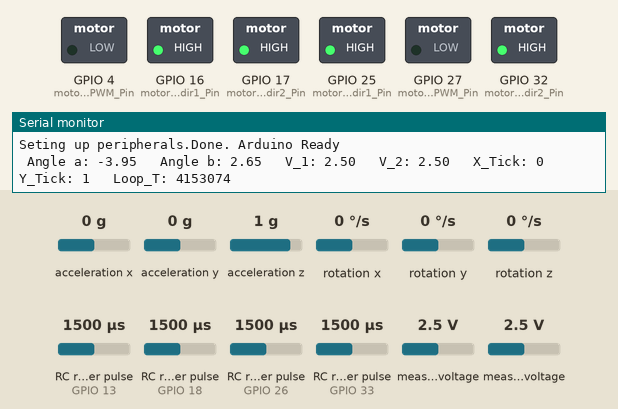
Simulated run of this sketch. Board: ESP32. Shown: switched loads named in the sketch (green lamp = pin HIGH), the last lines printed to the serial monitor. Wiring (inferred from the names in the program): 4 × RC receiver channel: data GPIO 13 / data GPIO 18 / data GPIO 26 / data GPIO 33; ADS1015 converter at I2C address 0x48; MPU-6050 motion sensor at I2C address 0x68. Inputs (shaded band) come from the test bench; at power-on: acceleration x 0 g, acceleration z 1 g, RC receiver pulse (sensors on GPIO 26, GPIO 13, GPIO 18, GPIO 33) 1500 µs, acceleration y 0 g, rotation x 0 °/s, rotation y 0 °/s, rotation z 0 °/s, measured voltage 2.5 V.

Above: at 4.2 s.
5.4 s: acceleration x set to -0.8 g
At 6.3 s:
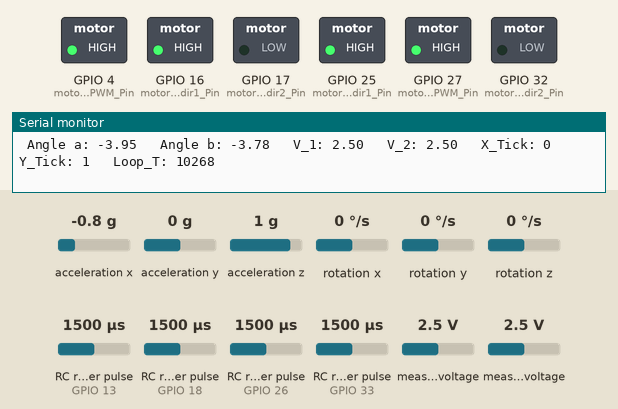
7.9 s: acceleration z set to 0.1 g
At 10.8 s:
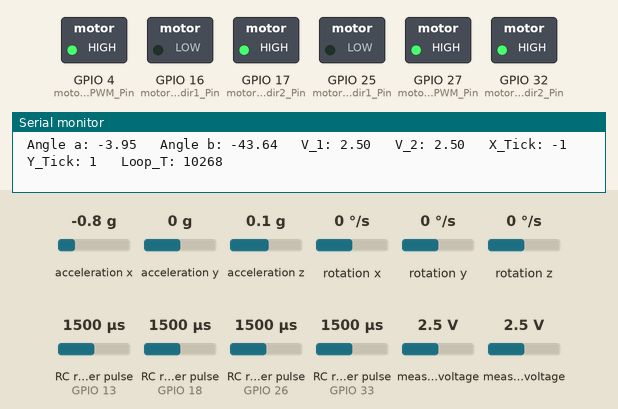
10.9 s: acceleration z set to -0.2 g
13.9 s: RC receiver pulse (sensor on GPIO 26) set to 1020 µs
16.9 s: acceleration y set to -0.8 g
Timing chart, 0 to 20.9 s (numbered marks = the images above; inputs shaded):
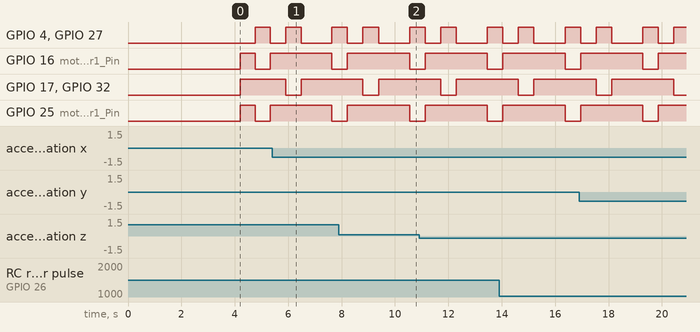

The sketch:

main.ino
```cpp
#include <Wire.h>

#define M_PI 3.14159265359
#define dt 0.01 // 10 ms sample rate!
#define SIZEFILT 21
#define LOOPTIME 10000
uint32_t timer0;

// Test variables
uint8_t stopTest = 0;
uint8_t testCycle = 0;
uint32_t timer1;

// Pin definitions
// Inputs
const uint8_t scl = SCL; // SDA and SCL pins for I2C communication
const uint8_t sda = SDA;
const uint8_t encdr_X_channel_A_Pin = 18; // Encoder imputs
const uint8_t encdr_X_channel_B_Pin = 26;
const uint8_t encdr_Y_channel_A_Pin = 33;
const uint8_t encdr_Y_channel_B_Pin = 13;
// Outputs
const uint8_t motor_Y_PWM_Pin  =  4;
const uint8_t motor_Y_dir1_Pin = 16;
const uint8_t motor_Y_dir2_Pin = 17;
const uint8_t motor_X_PWM_Pin  = 27;
const uint8_t motor_X_dir1_Pin = 25;
const uint8_t motor_X_dir2_Pin = 32;

// AS5040 Encoder variables
int32_t encdr_X_tick = 0;
int32_t encdr_Y_tick = 0;
float sensorValuesA[SIZEFILT];
float sensorValuesB[SIZEFILT];

// Accelerometer configuration values
#define ACCELEROMETER_SENSITIVITY 16384.0
#define GYROSCOPE_SENSITIVITY 65.131
int16_t AccelX, AccelY, AccelZ, Temperature, GyroX, GyroY, GyroZ;
short accelData[3];
short gyroData[3];
float x_Angle;
float y_Angle;
float x_Offset = 3.95;
float y_Offset = -2.65;

// Info pulled from the MPU6050 datasheet
const uint8_t MPU6050SlaveAddress = 0x68;         // MPU6050 Slave Device Address
const uint8_t MPU6050_REGISTER_SMPLRT_DIV = 0x19; // MPU6050 few configuration register addresses
const uint8_t MPU6050_REGISTER_USER_CTRL = 0x6A;
const uint8_t MPU6050_REGISTER_PWR_MGMT_1 = 0x6B;
const uint8_t MPU6050_REGISTER_PWR_MGMT_2 = 0x6C;
const uint8_t MPU6050_REGISTER_CONFIG = 0x1A;
const uint8_t MPU6050_REGISTER_GYRO_CONFIG = 0x1B;
const uint8_t MPU6050_REGISTER_ACCEL_CONFIG = 0x1C;
const uint8_t MPU6050_REGISTER_FIFO_EN = 0x23;
const uint8_t MPU6050_REGISTER_INT_ENABLE = 0x38;
const uint8_t MPU6050_REGISTER_ACCEL_XOUT_H = 0x3B;
const uint8_t MPU6050_REGISTER_SIGNAL_PATH_RESET = 0x68;

// PWM variables
const int32_t x_PWM_Channel0 = 0;
const int32_t y_PWM_Channel1 = 1;


// ADC configuration values
uint32_t m_conversionDelay = 5; // 8ms for conversion time
int16_t adc2, adc3;
float volts_Sensor_x;
float volts_Sensor_y;
// Info pulled from ADC1015 datasheet
const uint8_t ADS1015SlaveAddress = 0x48; // ADS1015 Slave Device Address
const uint8_t ADS1015_REG_POINTER_CONVERT = 0x00;
const uint8_t ADS1015_REG_POINTER_CONFIG = 0x01;
/*
    config mask = OS(1) MUX(3) PGA(3) MODE(1) DR(3) COMP_MODE(1) COMP_POL(1) COMP_LATCH(1) COMP_QUE(2)

    Config mask used is [1 100 000 1 100 0 0 0 11] = 0xC183 for channel 0
    Config mask used is [1 101 000 1 100 0 0 0 11] = 0xD183 for channel 1
    Config mask used is [1 110 000 1 100 0 0 0 11] = 0xE183 for channel 2
    Config mask used is [1 111 000 1 100 0 0 0 11] = 0xF183 for channel 3

    OS:         Operation Status
                    When writing:
                    0 : No effect
                    1 : Start a single conversion (when in power-down state)
                    When reading:
                    0 : Device is currently performing a conversion
                    1 : Device is not currently performing a conversion
    MUX:        Channel choice
                    100 for channel 0 to GND
                    101 for channel 1 to GND
                    110 for channel 2 to GND
                    111 for channel 3 to GND
                    there are more options...
    PGA:        Programmable gain amplifier
                    000 = +- 6.144V Range
                    001 = +- 4.096V Range
                    010 = +- 2.048V Range
                    011 = +- 1.024V Range
                    100 = +- 0.512V Range
                    101 = +- 0.256V Range
                    110 = +- 0.256V Range
                    111 = +- 0.256V Range
    MODE:       Device operating mode
                    0 = Continous   conversion
                    1 = Single shot conversion
    DR:         Data rate
                    000 : 8 SPS
                    001 : 16 SPS
                    010 : 32 SPS
                    011 : 64 SPS
                    100 : 128 SPS (default)
                    101 : 250 SPS
                    110 : 475 SPS
                    111 : 860 SPS
    COMP_MODE:  Comparator mode
                    0 : Traditional comparator
                    1 : Window comparator
    COMP_POL:   Comparator polarity
                    0 : Active low (default)
                    1 : Active high
    COMP_LATCH: Latching comparator
                    0 : Nonlatching comparator (default).
                    1 : Latching comparator
    COMP_QUE:   Comparator queue and disable
                    00 : Assert after one conversion
                    01 : Assert after two conversions
                    10 : Assert after four conversions
                    11 : Disable comparator and set ALERT/RDY pin to high-impedance (default)
*/

// The IRAM_ATTR atribute is to store the function in ram so its faster
void IRAM_ATTR encdr_X_channel_A_InterruptHandler();
void IRAM_ATTR encdr_X_channel_B_InterruptHandler();
void IRAM_ATTR encdr_Y_channel_A_InterruptHandler();
void IRAM_ATTR encdr_Y_channel_B_InterruptHandler();
void I2C_Write(uint8_t deviceAddress, uint8_t regAddress, uint8_t data);
static uint16_t readRegister(uint8_t i2cAddress, uint8_t reg);
void ComplementaryFilter(short accData[3], short gyrData[3], float *pitch, float *roll);
float modeFilter(float val, float *vec);
int16_t get_ADS115_Channel(uint8_t channel);
void MPU6050_Init();
void Read_RawValue(uint8_t deviceAddress, uint8_t regAddress);
void printDouble( double val, unsigned int precision);
void MatlabSendDouble(double val);
void MatlabSendInt(int32_t val);
uint8_t motorSignal(uint8_t motor,int32_t controlSignal);

/* GENERAL SETUP */
void setup()
{
  // Safety wait
  delay(3000);
  // Start the serial protocol
  Serial.begin(9600);
  Serial.print("Seting up peripherals.");
  // We declare the ecoder pins as inputs
  pinMode(encdr_X_channel_A_Pin, INPUT);
  pinMode(encdr_X_channel_B_Pin, INPUT);
  pinMode(encdr_Y_channel_A_Pin, INPUT);
  pinMode(encdr_Y_channel_B_Pin, INPUT);
  // We declare the motor pins as Outputs
  pinMode(motor_X_dir1_Pin,OUTPUT);
  pinMode(motor_X_dir2_Pin,OUTPUT);
  pinMode(motor_Y_dir1_Pin,OUTPUT);
  pinMode(motor_Y_dir2_Pin,OUTPUT);
  pinMode(motor_X_PWM_Pin,OUTPUT);
  pinMode(motor_Y_PWM_Pin,OUTPUT);
  // We setup the pwm channels
  ledcSetup(x_PWM_Channel0, 20000, 16);
  ledcSetup(y_PWM_Channel1, 20000, 16);
  // We attach the motor pwm pins to each channel
  ledcAttachPin(motor_X_PWM_Pin,x_PWM_Channel0);
  ledcAttachPin(motor_Y_PWM_Pin,y_PWM_Channel1);
  // We attach encoder pins to their interrupt handlers
  attachInterrupt(digitalPinToInterrupt(encdr_X_channel_A_Pin), encdr_X_channel_A_InterruptHandler, CHANGE);
  attachInterrupt(digitalPinToInterrupt(encdr_X_channel_B_Pin), encdr_X_channel_B_InterruptHandler, CHANGE);
  attachInterrupt(digitalPinToInterrupt(encdr_Y_channel_A_Pin), encdr_Y_channel_A_InterruptHandler, CHANGE);
  attachInterrupt(digitalPinToInterrupt(encdr_Y_channel_B_Pin), encdr_Y_channel_B_InterruptHandler, CHANGE);
  // We start the I2C wire interface
  Wire.begin(sda, scl);
  // We initialize the MPU6050
  MPU6050_Init();
  // Send a Arduino Ready
  Serial.println("Done. Arduino Ready");
  // Small 1s pause before start
  delay(1000);
}

/* MAIN LOOP */
void loop()
{
  // If the indicated time in ms has elapsed we execute a cycle
  if (micros() - timer0 > LOOPTIME) // 20 ms time sample
  {
    uint32_t loopTime = micros() - timer0;
    /* ############### Read Sensors ############### */

    // From accelerometer
    Read_RawValue(MPU6050SlaveAddress, MPU6050_REGISTER_ACCEL_XOUT_H);
    accelData[0] = AccelX;
    accelData[1] = AccelY;
    accelData[2] = AccelZ;
    gyroData[0] = GyroX;
    gyroData[1] = GyroY;
    gyroData[2] = GyroZ;

    // From ADC (Current sensors)
    adc2 = get_ADS115_Channel(2);
    adc3 = get_ADS115_Channel(3);

    /* ############### Process data ############### */

    // Filering raw angle data from accelerometer
    ComplementaryFilter(accelData, gyroData, &x_Angle, &y_Angle);

    // Calculate Voltage from ADC
    volts_Sensor_x = (float)(12.288/65536)*adc2;
    volts_Sensor_y = (float)(12.288/65536)*adc3;

    /* ############### Display data ############### */

    Serial.print(" Angle a: ");
    Serial.print(x_Angle - x_Offset);
    Serial.print(" \tAngle b: ");
    Serial.print(y_Angle - y_Offset);
    Serial.print(" \tV_1: ");
    Serial.print(volts_Sensor_x);
    Serial.print(" \tV_2: ");
    Serial.print(volts_Sensor_y);
    Serial.print(" \tX_Tick: ");
    Serial.print(encdr_X_tick);
    Serial.print(" \tY_Tick: ");
    Serial.print(encdr_Y_tick);
    Serial.print(" \tLoop_T: ");
    Serial.println(loopTime);

    // Restart the timer
    timer0 = micros();
  }
  if(micros()-timer1 > 500000 && stopTest == 0) // 1 second
  {
    timer1 = micros();
    switch(testCycle){
      case 0:
      motorSignal(0,0);
      motorSignal(1,0);
      break;
      case 1:
      motorSignal(1,10000);
      motorSignal(0,10000);
      break;
      case 2:
      motorSignal(1,0);
      motorSignal(0,0);
      break;
      case 3:
      motorSignal(1,-10000);
      motorSignal(0,-10000);
      break;
      case 4:
      motorSignal(1,0);
      motorSignal(0,0);
      break;
    }
    testCycle++;
    if(testCycle == 5){
      stopTest = 0;
      testCycle = 0;
    }
  }

}

/* FOR WRITING DATA TO I2C LINES */
void I2C_Write(uint8_t deviceAddress, uint8_t regAddress, uint8_t data)
{
  Wire.beginTransmission(deviceAddress);
  Wire.write(regAddress);
  Wire.write(data);
  Wire.endTransmission();
}

/* READ ALL 14 REGISTERS FROM MPU6050 */
void Read_RawValue(uint8_t deviceAddress, uint8_t regAddress)
{
  Wire.beginTransmission(deviceAddress);
  Wire.write(regAddress);
  Wire.endTransmission();
  Wire.requestFrom(deviceAddress, (uint8_t)14);
  AccelX = (((int16_t)Wire.read() << 8) | Wire.read());
  AccelY = (((int16_t)Wire.read() << 8) | Wire.read());
  AccelZ = (((int16_t)Wire.read() << 8) | Wire.read());
  Temperature = (((int16_t)Wire.read() << 8) | Wire.read());
  GyroX = (((int16_t)Wire.read() << 8) | Wire.read());
  GyroY = (((int16_t)Wire.read() << 8) | Wire.read());
  GyroZ = (((int16_t)Wire.read() << 8) | Wire.read());
}

/* CONFIGURATION FOR MPU6050 */
void MPU6050_Init()
{
  delay(150);
  I2C_Write(MPU6050SlaveAddress, MPU6050_REGISTER_SMPLRT_DIV, 0x07);
  I2C_Write(MPU6050SlaveAddress, MPU6050_REGISTER_PWR_MGMT_1, 0x01);
  I2C_Write(MPU6050SlaveAddress, MPU6050_REGISTER_PWR_MGMT_2, 0x00);
  I2C_Write(MPU6050SlaveAddress, MPU6050_REGISTER_CONFIG, 0x00);
  I2C_Write(MPU6050SlaveAddress, MPU6050_REGISTER_GYRO_CONFIG, 0x00);  //set +/-250 degree/second full scale
  I2C_Write(MPU6050SlaveAddress, MPU6050_REGISTER_ACCEL_CONFIG, 0x00); // set +/- 2g full scale
  I2C_Write(MPU6050SlaveAddress, MPU6050_REGISTER_FIFO_EN, 0x00);
  I2C_Write(MPU6050SlaveAddress, MPU6050_REGISTER_INT_ENABLE, 0x01);
  I2C_Write(MPU6050SlaveAddress, MPU6050_REGISTER_SIGNAL_PATH_RESET, 0x00);
  I2C_Write(MPU6050SlaveAddress, MPU6050_REGISTER_USER_CTRL, 0x00);
}

/* ADS1015 CONFIGURATION AND COMUNICATION FOR READING A ADC CHANNEL */
int16_t get_ADS115_Channel(uint8_t channel)
{
  uint16_t config = 0;
  switch (channel)
  {
  case 2:
    config = 0xE183; // Pulled form the datasheet
    break;
  case 3:
    config = 0xF183; // Pulled form the datasheet
    break;
  default:
    return -1;
    break;
  }

  // Ask for conversion
  Wire.beginTransmission(ADS1015SlaveAddress);     // We write a byte with the slave address
  Wire.write((uint8_t)ADS1015_REG_POINTER_CONFIG); // We write a byte with the address of the config register
  Wire.write((uint8_t)(config >> 8));              // We write the last  bytes
  Wire.write((uint8_t)(config & 0xFF));            // We write the first byte
  Wire.endTransmission();

  // We wait a litle for the conversion to take place
  delay(m_conversionDelay);

  // Retrieve conversion
  return readRegister(ADS1015SlaveAddress, ADS1015_REG_POINTER_CONVERT) >> 0;
}

/* READS A REGISTER ON THE I2C LINE */
static uint16_t readRegister(uint8_t i2cAddress, uint8_t reg)
{
  Wire.beginTransmission(i2cAddress);
  Wire.write((uint8_t)reg);
  Wire.endTransmission();
  Wire.requestFrom(i2cAddress, (uint8_t)2);
  return ((Wire.read() << 8) | Wire.read());
}

/* COMPLEMETARY FILTER FOR ANGLE ESTIMATION ON x_ AND BETA ANGLES */
void ComplementaryFilter(short accData[3], short gyrData[3], float *pitch, float *roll)
{
  float pitchAcc, rollAcc;

  // Integrate the gyroscope data -> int(angularSpeed) = angle
  *pitch += ((float)gyrData[0] / GYROSCOPE_SENSITIVITY) * dt; // Angle around the X-axis
  *roll -= ((float)gyrData[1] / GYROSCOPE_SENSITIVITY) * dt;  // Angle around the Y-axis

  // Compensate for drift with accelerometer data if !bullshit
  // Sensitivity = -2 to 2 G at 16Bit -> 2G = 32768 && 0.5G = 8192
  int forceMagnitudeApprox = abs(accData[0]) + abs(accData[1]) + abs(accData[2]);
  if (forceMagnitudeApprox > 8192 && forceMagnitudeApprox < 32768)
  {
    // Turning around the X axis results in a vector on the Y-axis
    pitchAcc = atan2f((float)accData[1], (float)accData[2]) * 180 / M_PI;
    *pitch = *pitch * 0.98 + pitchAcc * 0.02;

    // Turning around the Y axis results in a vector on the X-axis
    rollAcc = atan2f((float)accData[0], (float)accData[2]) * 180 / M_PI;
    *roll = *roll * 0.98 + rollAcc * 0.02;
  }
}

/* ENCODER X INTERRUPT HANDLER CHANNEL A */
void IRAM_ATTR encdr_X_channel_A_InterruptHandler()
{
  if(digitalRead(encdr_X_channel_A_Pin)){     // If A is rising
    if(!digitalRead(encdr_X_channel_B_Pin)){  // and B is LOW
      encdr_X_tick++;                         // then disc is going CW
    }else{                                    // or if B is High
      encdr_X_tick--;                         // then disc is going CCW
    }
  }else{                                      // If is A falling
    if(digitalRead(encdr_X_channel_B_Pin)){   // and B is HIGH
      encdr_X_tick++;                         // then disc is going CW
    }else{                                    // or if B is LOW
      encdr_X_tick--;                         // then disc is going CCW
    }
  }
}

/* ENCODER X INTERRUPT HANDLER CHANNEL B */
void IRAM_ATTR encdr_X_channel_B_InterruptHandler()
{
  if(digitalRead(encdr_X_channel_B_Pin)){     // If B is rising
    if(digitalRead(encdr_X_channel_A_Pin)){   // and A is LOW
      encdr_X_tick++;                         // then disc is going CW
    }else{                                    // or A is HIGH
      encdr_X_tick--;                         // then disc is going CCW
    }
  }else{                                      // If its falling
    if(!digitalRead(encdr_X_channel_A_Pin)){  // Going CW
      encdr_X_tick++;
    }else{                                    // Going CCW
      encdr_X_tick--;
    }
  }
}

/* ENCODER Y INTERRUPT HANDLER CHANNEL A */
void IRAM_ATTR encdr_Y_channel_A_InterruptHandler()
{
  if(digitalRead(encdr_Y_channel_A_Pin)){     // If A is rising
    if(!digitalRead(encdr_Y_channel_B_Pin)){  // and B is LOW
      encdr_Y_tick++;                         // then disc is going CW
    }else{                                    // or if B is High
      encdr_Y_tick--;                         // then disc is going CCW
    }
  }else{                                      // If is A falling
    if(digitalRead(encdr_Y_channel_B_Pin)){   // and B is HIGH
      encdr_Y_tick++;                         // then disc is going CW
    }else{                                    // or if B is LOW
      encdr_Y_tick--;                         // then disc is going CCW
    }
  }
}

/* ENCODER Y INTERRUPT HANDLER CHANNEL B */
void IRAM_ATTR encdr_Y_channel_B_InterruptHandler()
{
  if(digitalRead(encdr_Y_channel_B_Pin)){     // If B is rising
    if(digitalRead(encdr_Y_channel_A_Pin)){   // and A is LOW
      encdr_Y_tick++;                         // then disc is going CW
    }else{                                    // or A is HIGH
      encdr_Y_tick--;                         // then disc is going CCW
    }
  }else{                                      // If its falling
    if(!digitalRead(encdr_Y_channel_A_Pin)){  // Going CW
      encdr_Y_tick++;
    }else{                                    // Going CCW
      encdr_Y_tick--;
    }
  }
}

float modeFilter(float val, float *vec)
{
  int i, j;
  float a, copyVect[SIZEFILT];

  // We make a copy of the sensor stream
  for (i = 0; i < SIZEFILT - 1; ++i)
  {
    copyVect[i] = vec[i];
  }
  copyVect[i + 1] = val; // We insert the new sensed value

  // We sort the array in ascending order
  for (i = 0; i < SIZEFILT; ++i)
  {
    for (j = i + 1; j < SIZEFILT; ++j)
    {
      if (copyVect[i] > copyVect[j])
      {
        a = copyVect[i];
        copyVect[i] = copyVect[j];
        copyVect[j] = a;
      }
    }
  }

#if SIZEFILT % 2 != 0
  // If it's odd
  return copyVect[SIZEFILT / 2 + 1];
#else
  // If is even we pick the mean value of the two
  return (copyVect[SIZEFILT / 2 - 1] + copyVect[SIZEFILT / 2]) / 2;
#endif
}

void MatlabSendInt(int32_t val){
  union {
    int32_t variable;
    byte temp_array[4];
  } u;

  u.variable = val;

  for(int i=0;i<4;i++){
    Serial.write(u.temp_array[i]);
  }
  Serial.print("\n");
}

void MatlabSendDouble(double val){
  union {
    double variable;
    byte temp_array[8];
  } u;

  u.variable = 2536.12523;

  for(int i=0;i<8;i++){
    Serial.write(u.temp_array[8]);
  }
  Serial.print("\n");
}

void printDouble( double val, unsigned int precision){
   Serial.print (int(val));  //prints the int part
   Serial.print("."); // print the decimal point
   unsigned int frac;
   if(val >= 0)
       frac = (val - int(val)) * precision;
   else
       frac = (int(val)- val ) * precision;
   Serial.println(frac,DEC) ;
}

uint8_t motorSignal(uint8_t motor,int32_t controlSignal){
  // We saturate the input
  if(controlSignal<-10000){
    controlSignal = -10000;
  }else if(controlSignal > 10000){
    controlSignal = 10000;
  }
  switch(motor){
    case 0: // beeing 0 the x motor
      if(controlSignal<0){  // If is negative CCW
        digitalWrite(motor_X_dir1_Pin,HIGH);
        digitalWrite(motor_X_dir2_Pin,LOW);
        ledcWrite(x_PWM_Channel0,(int)controlSignal*-6.5536);
      }else if(controlSignal>0){  // If its positive CW
        digitalWrite(motor_X_dir1_Pin,LOW);
        digitalWrite(motor_X_dir2_Pin,HIGH);
        ledcWrite(x_PWM_Channel0,(int)controlSignal*6.5536);
      }else if(controlSignal == 0){ // Thats a full stop (BRAKE)
        // H-Brige interpetes same inputs as full stop
        digitalWrite(motor_X_dir1_Pin,HIGH);
        digitalWrite(motor_X_dir2_Pin,HIGH);
        ledcWrite(x_PWM_Channel0,0);
      }
    break;
    case 1: // beeing 1 the y motor
      if(controlSignal<0){  // If is negative CCW
        digitalWrite(motor_Y_dir1_Pin,HIGH);
        digitalWrite(motor_Y_dir2_Pin,LOW);
        ledcWrite(y_PWM_Channel1,(int)controlSignal*-6.5536);
      }else if(controlSignal>0){  // If its positive CW
        digitalWrite(motor_Y_dir1_Pin,LOW);
        digitalWrite(motor_Y_dir2_Pin,HIGH);
        ledcWrite(y_PWM_Channel1,(int)controlSignal*6.5536);
      }else if(controlSignal == 0){ // Thats a full stop (BRAKE)
        // H-Brige interpetes same inputs as full stop
        digitalWrite(motor_Y_dir1_Pin,HIGH);
        digitalWrite(motor_Y_dir2_Pin,HIGH);
        ledcWrite(y_PWM_Channel1,0);
      }
    break;
    default:
    return -1;
  }
  return 0;
}
```
